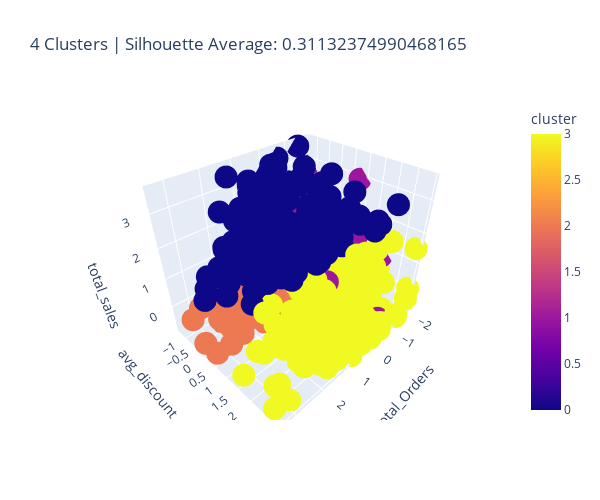

The notebook cell this image was saved under:
### Code cell
# modify rfm_df_scaled and add cluster labels
df_preds = rfm_df_scaled.copy()
df_preds["cluster"] = kmeans.labels_

px.scatter_3d(
    df_preds, 
    x="Total_Orders", y="avg_discount_per_order", z="total_sales", 
    height=500, width=600, color="cluster", 
    title=f"{k_clusters} Clusters | Silhouette Average: {silhouette_avg}"
)

### Figure 1 — Plotly figure (JSON) as saved in the notebook; plotly's stock layout.template omitted (floating-point values rounded to 4 significant figures; data arrays with more than 128 entries replaced by an {"elided": "..."} marker saying what was removed)
{"data": [{"hovertemplate": "Total_Orders=%{x}<br>avg_discount_per_order=%{y}<br>total_sales=%{z}<br>cluster=%{marker.color}<extra></extra>", "legendgroup": "", "marker": {"color": {"elided": "1453 int values"}, "coloraxis": "coloraxis", "symbol": "circle"}, "mode": "markers", "name": "", "scene": "scene", "showlegend": false, "type": "scatter3d", "x": {"elided": "1453 float values"}, "y": {"elided": "1453 float values"}, "z": {"elided": "1453 float values"}}], "layout": {"coloraxis": {"colorbar": {"title": {"text": "cluster"}}, "colorscale": [[0, "#0d0887"], [0.1111, "#46039f"], [0.2222, "#7201a8"], [0.3333, "#9c179e"], [0.4444, "#bd3786"], [0.5556, "#d8576b"], [0.6667, "#ed7953"], [0.7778, "#fb9f3a"], [0.8889, "#fdca26"], [1, "#f0f921"]]}, "height": 500, "legend": {"tracegroupgap": 0}, "scene": {"domain": {"x": [0, 1], "y": [0, 1]}, "xaxis": {"title": {"text": "Total_Orders"}}, "yaxis": {"title": {"text": "avg_discount_per_order"}}, "zaxis": {"title": {"text": "total_sales"}}}, "title": {"text": "4 Clusters | Silhouette Average: 0.31132374990468165"}, "width": 600}}
